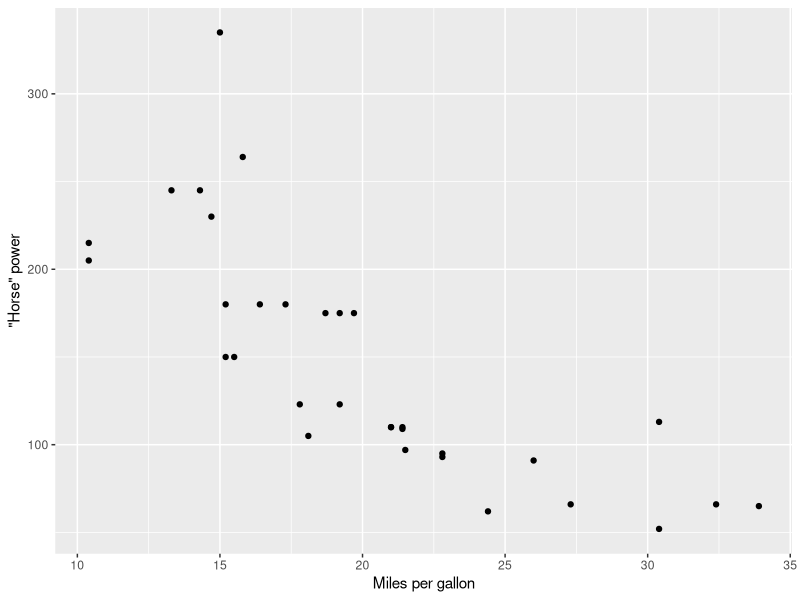

Source code (R): (Note: this script raises an error after producing the figure.)
## ---- chunk 1
library(tidyverse)
## ---- chunk 2
mtcars_new <- mtcars %>% 
  mutate(cyl = factor(cyl))
## ---- chunk 3
mtcars %>% 
  ggplot(mapping = aes(x = mpg, y = hp)) +
  geom_point() +
  labs(x = "Miles per gallon", y = '"Horse" power')
## ---- chunk 4
mtcars %>% 
  ggplot(aes(x = mpg)) +
  geom_point()
## ---- chunk 5
typeof(c("a"))
typeof(1:10)
typeof(mean)
## ---- chunk 6
letters[10]
mean[2]
## ---- chunk 7
mtcars %>% pull(1)
mtcars %>% pull(cyl)
